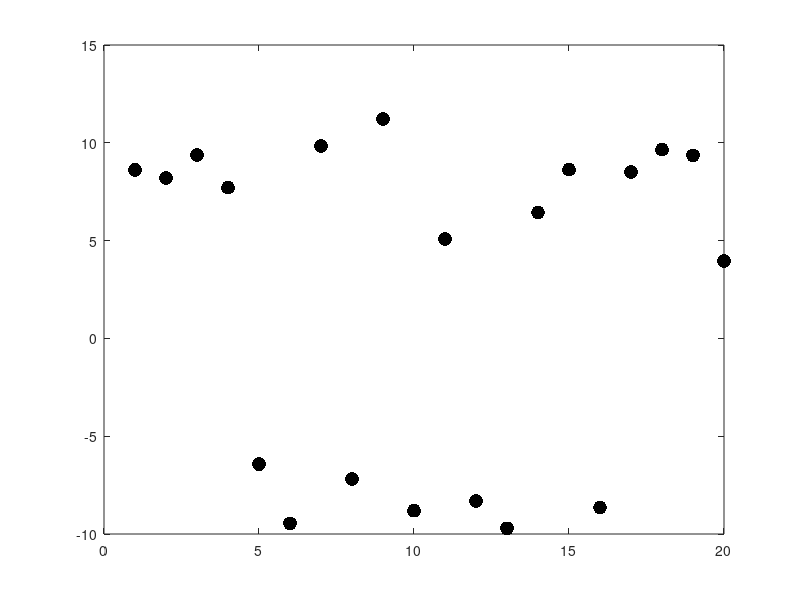

This chart was generated by the following MATLAB code: (Note: this script raises an error after producing the figure.)
%%
figure(1)
clf(1)

n = 20;
a = randn([1,n]);
ind = randi(n,n);
for i = 1 : 3
    a(ind) = a(ind) .* randn(size(ind));
end
ind = randi(n,n);
for i = 1 : 3
    a(ind) = 100*a(ind) .* randn(size(ind));
end
for i = 1 : 3
    a(ind) = 0.1*a(ind) .* randn(size(ind));
end

subplot(211)
plot(a,"k.")
subplot(212)
semilogy(abs(a), "k.")
%%
b = a;
b(b<=0) = NaN;
c = a;
c(c>=0) = NaN;

figure(1)
clf(1)
subplot(211)
semilogy(abs(a), "k.", "MarkerSize", 30)
hold on
semilogy(b, "r.", "MarkerSize", 15)

subplot(212)
semilogy(abs(a), "k.", "MarkerSize", 30)
hold on
semilogy(-c, "r.", "MarkerSize", 15)
%%
b = a;
b(b<=0) = NaN;
c = a;
c(c>=0) = NaN;

figure(1)
clf(1)
subplot(211)
semilogy(b, "r.", "MarkerSize", 15)

subplot(212)
semilogy(-c, "r.", "MarkerSize", 15)
%%
b = a;
b(b<=0) = NaN;
b = log10(b)
c = a;
c(c>=0) = NaN;
c = log10(-c)

figure(1)
clf(1)
subplot(211)
plot(log10(abs(a)), "k.", "MarkerSize", 30)
hold on
plot(b, "r.", "MarkerSize", 15)

subplot(212)
plot(-log10(abs(a)), "k.", "MarkerSize", 30)
hold on
plot(-c, "r.", "MarkerSize", 15)
%%
clf(1)
b = a;
b(b<=0) = NaN;
b = log10(b);
c = a;
c(c>=0) = NaN;
c = -log10(-c);

l1 = max(log10(abs(a)));
l2 = min(log10(abs(a)));
l1 = 2*ceil(l1/2);
l2 = 2*floor(l2/2);
L = l1 + abs(l2)+2;
b = b + abs(l2)+2;
c = c - abs(l2)-2;

ax = axes;

plot(b, "k.", "MarkerSize", 30)
hold on
plot(c, "k.", "MarkerSize", 30)

ax.XAxisLocation = 'origin';
ylim([-L L]);
ax.YTick=-L:2:L;

t = l2:2:l1;

lbl = cell(size(t));
tmp = -1;
cpt = 0;
for i = -length(t):length(t)
    if i < 0
        lbl{i+length(t)+1} = ['-10^{',num2str(t(length(t)-cpt)),'}'];
        cpt = cpt+1;
    elseif i == 0
        lbl{i+length(t)+1} = ['0'];
        cpt = 1;
    elseif i > 0
        lbl{i+length(t)+1} = ['10^{',num2str(t(i)),'}'];
        cpt = cpt+1;
    end
    
end
    
ax.YTickLabel = lbl;






